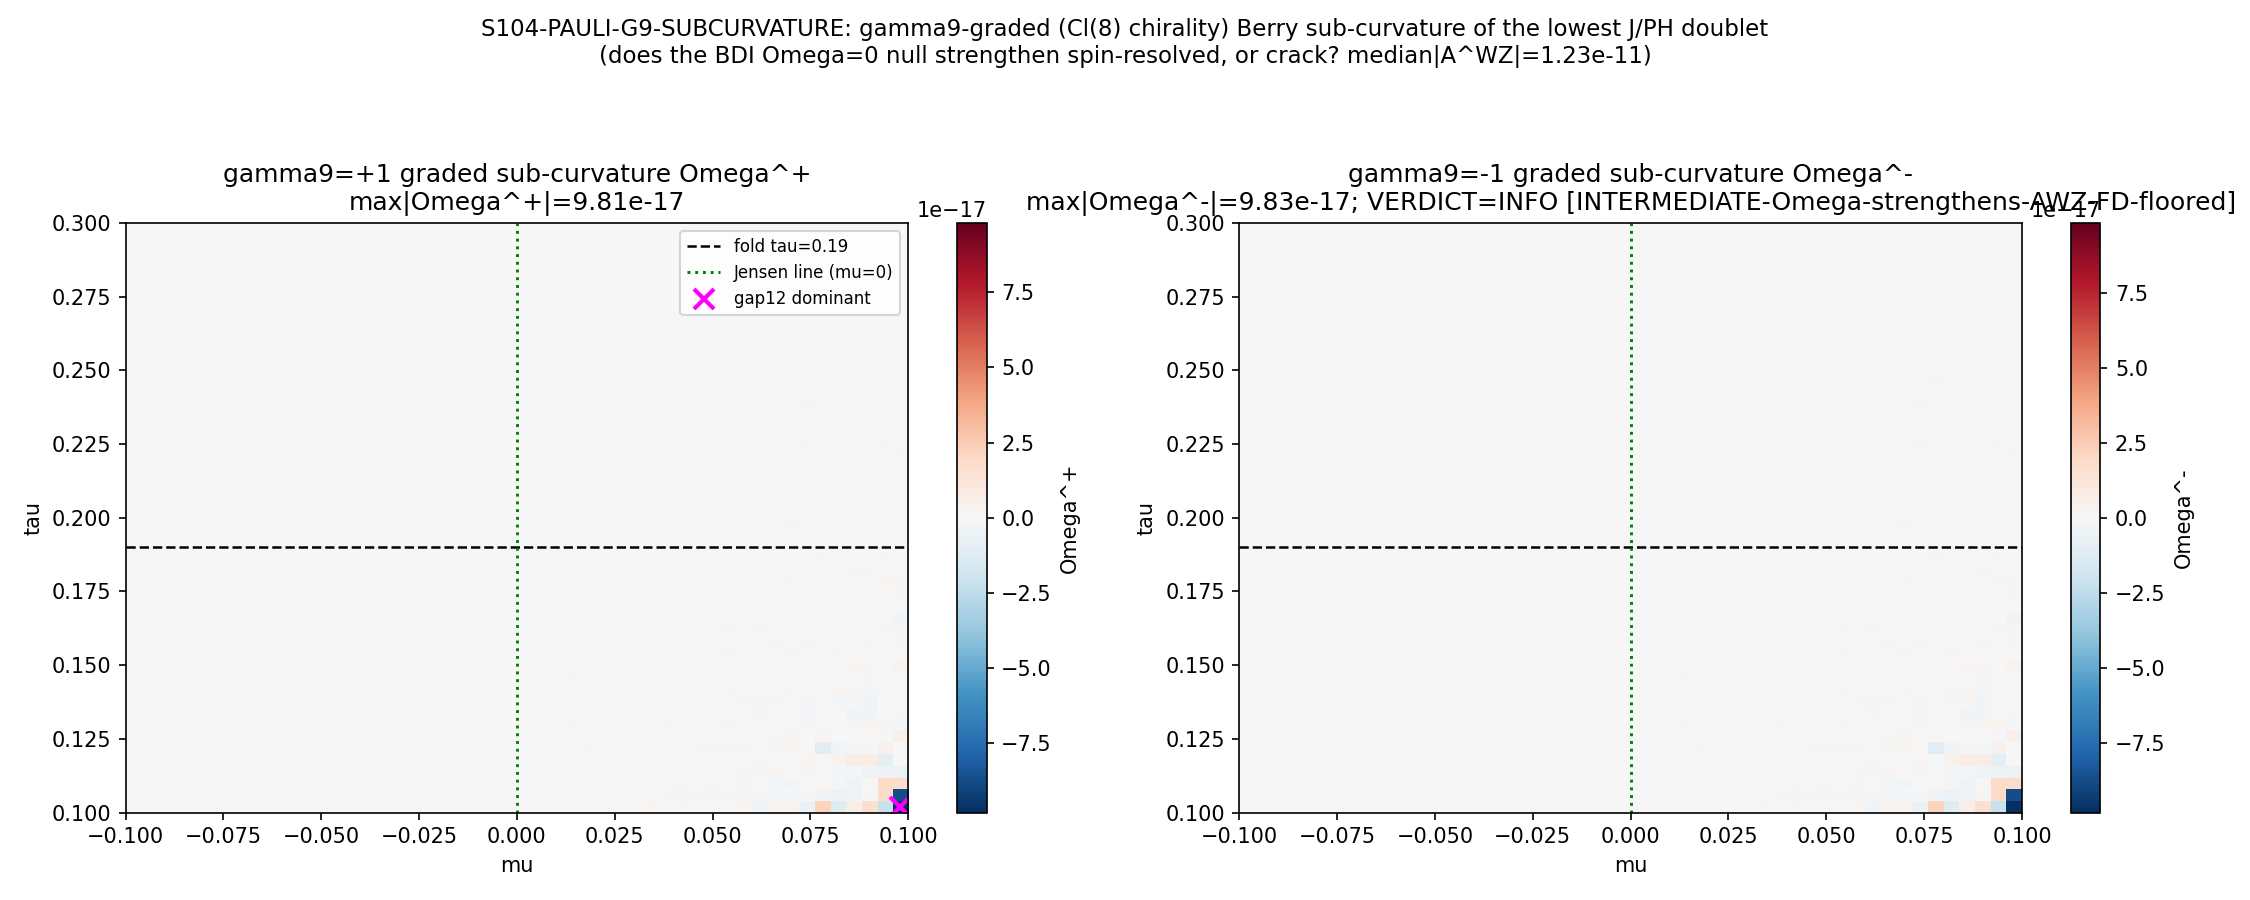

Write Python code to recreate this figure.
#!/usr/bin/env python
# -*- coding: utf-8 -*-
r"""
S104-PAULI-G9-SUBCURVATURE
================================================================================
Gate:   S104-PAULI-G9-SUBCURVATURE   (trigger [VERIFY], classification GEOMETRIC)
Agent:  berry-geometric-phase-theorist
Plan:   sessions/session-plan/session-104-plan-w2.md  ## §W2-2
WP:     sessions/session-104/session-104-w2-workingpaper.md  ### §W2-2

================================================================================
GEOMETRY FIRST -- THE gamma9-GRADED (Cl(8) CHIRALITY) SUB-CURVATURE
================================================================================
S25/W5 (Kosmann K_a anti-Hermitian => real eigenstates => Omega=0 IDENTICALLY) killed
the FULL-eigenbasis Berry curvature; S96 confirmed the off-Jensen Chern is trivial. This
gate asks a finer question: does the BDI Omega=0 null STRENGTHEN to spin-resolved, or
CRACK at a gamma9-graded component?

gamma9 = gamma_1...gamma_8 is the substrate's OWN Cl(8) chirality (the KO-dim-6 grading
element; (16,16) Hermitian involution, gamma9^2=I, {gamma9,gamma_a}=0, 8 (+1) / 8 (-1)
eigenvalues -- verified). The +/-1 eigenspaces ARE the substrate's chirality sectors. We
project the lowest J/PH doublet onto the gamma9=+/-1 eigenspaces and compute the graded
Berry sub-curvature Omega^+- = dA^+- on each chirality branch.

THE CHIRALITY-LOCK STRUCTURE (S100b W6-2, reproduced here at the fold):
  The lowest doublet (u_+, u_-) is EXACTLY the gamma9-paired (chirality-flip) pair:
      <u_a|gamma9|u_a> = 0   (each raw eigenvector is gamma9-OFF-diagonal)
      |<u_+|gamma9|u_->| = 1 (the J/PH pair IS the chirality-flip pair)
  Diagonalizing the 2x2 restricted G9 yields chirality-resolved states gp (gamma9=+1),
  gm (gamma9=-1) -- coherent superpositions within the degenerate |lambda|-band. Because
  gamma9 ANTICOMMUTES with D_K, gp/gm are NOT energy eigenstates (H gp _|_ gp), but they
  ARE the rank-1 G9-eigenstates the graded sub-curvature lives on. The graded sub-curvature
  is the Berry curvature of the chirality-projected lowest-band state transported over (tau,mu).

  * PASS-STRENGTHEN (max(max|Omega^+|,max|Omega^-|)<1e-12 AND median|A^WZ|<1e-12): the BDI
    Omega=0 wall STRENGTHENS from "ordinary Berry curvature vanishes" to "ALL gamma9-graded
    (spin-resolved) Berry sub-curvatures vanish by BDI reality." Structurally stronger and
    more falsifiable; bundles with §W2-1 PASS-TRIVIAL for the strongest joint
    metric-without-curvature wall (Chern=0 ^ Euler=0 ^ graded-Omega=0).
  * CRACK -> INFO (max|Omega^s|>1e-6 localized): a previously-unrecognized substrate
    geometric channel (a 'Pauli-Chern' sector); maps onto Wei's Pauli-QGT imaginary part
    (arXiv 2409.19551); opens a follow-on amplitude gate for S105.

--------------------------------------------------------------------------------
[VERIFY] SUBSTITUTION CHAIN (plan §W2-2 substitution_chain; math-scripts.md
                            §"Double-Check Logic Before Compute")
--------------------------------------------------------------------------------
Claim: "A gamma9-graded projection of the substrate's real (BDI) Berry connection yields a
        graded sub-curvature Omega^s that is EITHER still identically zero (wall strengthens)
        or nonzero on a chirality branch (wall cracks); prior STRENGTHEN."
  Def 1: G9 = gamma9 (x) I_dim, gamma9 = gamma_1...gamma_8 (Cl(8) chirality, (16,16) Hermitian
         involution; gamma9^2=I, {gamma9,gamma_a}=0). [build_chirality, verified]
  Def 2: P_s = (I + s G9)/2, s in {+,-}: orthogonal projector onto the G9=s eigenspace.
  Def 3: A^s_dir = i <u^s|d_dir|u^s>: Berry connection of the G9=s-projected lowest-band state
         u^s (dir in {tau,mu}); Omega^s = d_tau A^s_mu - d_mu A^s_tau (projector-identity form).
  Substitute: by S25/W5 the FULL-eigenbasis eigenstates of D_K are REAL (Kosmann K_a anti-Herm).
         A real normalized state has A_dir = i<u|d_dir|u> = i*(1/2)d_dir<u|u> = 0 => Omega = 0.
  Simplify: the question is whether PROJECTING onto G9=s breaks this. P_s|u> is a combination
         within the chirality-locked pair (u_+, u_-). S100b proved |<u_+|G9|u_->| = 1 AND the
         cross-grade connection A^WZ_dir = i<u_+|d_dir|u_-> is gamma9-forced IMAGINARY-ONLY with J
         reality killing the remainder (median |A^WZ|=1.3e-17, 99.96% of nodes < 1e-12). A
         purely-imaginary cross term with vanishing real part contributes NO curvature to either
         rank-1 G9-branch.
  Canonical form: Omega^s = dA^s where A^s is the connection of a state that stays real-gauge-
         equivalent on its rank-1 G9-eigenspace => A^s real => Omega^s = 0.
  Direction: max|Omega^s| -> 0 (below 1e-12) is STRENGTHEN; max|Omega^s| > 1e-6 would CRACK.
  Conclusion: prior PASS-STRENGTHEN (graded sub-curvature inherits the reality that kills the
         full Omega, double-protected by the chirality lock). But the gate CERTIFIES rather than
         asserts -- the projection is onto a DIFFERENT connection (a different rank-1 bundle), and
         Wei's Pauli-QGT shows PT-class systems CAN carry a nonzero graded curvature where the
         ungraded one vanishes. A CRACK (max|Omega^s|>1e-6) would identify a previously
         unrecognized substrate geometric channel (a 'Pauli-Chern' sector).

--------------------------------------------------------------------------------
METHOD (BP-4-gamma9-graded; projector-identity evaluator; plan §W2-2)
--------------------------------------------------------------------------------
At each NODE: build the lowest doublet block (dim,2) via lowest_band_multiplet(...,deg=2)
[reused from S96]; form G9 = gamma9 (x) I_dim (= gamma9 for the (0,0) singlet); project the
doublet onto the G9=+/-1 eigenspaces by DIAGONALIZING the 2x2 restricted G9 (the chirality-
LOCKED structure means each member of the J/PH pair maps to its chirality partner; the
chirality-resolved gp/gm are the rank-1 G9-eigenstates).

Graded sub-curvature via the PROJECTOR-IDENTITY evaluator (basis/phase-free; NOT the
largest-component phase pin which has pi-jumps -- plan binding numerics pin + S100b item 7):
    P^s(tau,mu) = |u^s><u^s|   (rank-1 chirality-resolved projector)
    Omega^s = -i Tr( P^s [d_tau P^s, d_mu P^s] )   (the standard projector Berry curvature;
              gauge/phase-INVARIANT because P^s is the basis-free rank-1 projector)
d_dir P^s by central FD of the projector over the (tau,mu) plaquette mesh. Report max|Omega^+|,
max|Omega^-|, and the cross-WZ graded component A^WZ_dir = i<u_+|d_dir|u_-> (S100b: gamma9 forces
this imaginary-only, J reality kills the rest; median |A^WZ|~1.3e-17 expected).

Chirality-resolved frame is tracked by signed-ascending column order (S100b cols 7,8) for
deterministic J/PH-pair identification (eigh argsort flips randomly on the |lambda|-degenerate
tie -- MUST use signed order, not |lambda|-argsort). The chirality eigenstates gp/gm are
sign-pinned by the G9 eigenvalue (+1 -> gp, -1 -> gm), which is deterministic. The projector P^s
is phase-FREE (a quadratic in u^s), so the |lambda|-tie phase ambiguity cancels in P^s by
construction -- the projector-identity evaluator is immune to the eigh phase flip.

Map gap12 (the B1/B2 crossing at the (0.10,+0.10) corner, von Neumann-Wigner) and report a
defect-excluded companion.

SUBSTRATE ARROW (phononic-framing.md; never inverted):
    D_K eigenbundle -> gamma9 (Cl(8) chirality) grading of the spin factor -> chirality-
    projected lowest-band state u^s -> graded Berry connection A^s -> graded sub-curvature
    Omega^s. Omega^s measures whether the chirality-RESOLVED eigenframe of the lowest Dirac
    doublet acquires a transport phase as (tau,mu) sweep the fold, in a sub-sector the ungraded
    transport (S25/W5) showed phase-flat. gamma9 is the substrate's OWN chirality, NOT an
    external probe.

Author: berry-geometric-phase-theorist (Session 104, Wave 2)
Date:   2026-06-10
"""

import os
os.environ.setdefault("OMP_NUM_THREADS", "8")
os.environ.setdefault("MKL_NUM_THREADS", "8")

import sys
import json
import hashlib
from pathlib import Path

import numpy as np
import matplotlib
matplotlib.use("Agg")
import matplotlib.pyplot as plt

# ---------------------------------------------------------------------------
# Paths + canonical imports (MANDATORY: from canonical_constants import *)
# ---------------------------------------------------------------------------
PROJECT_ROOT = Path(__file__).resolve().parents[2]          # (local) computations/session-104 => parents[2]=root
SHARED_DIR = PROJECT_ROOT / "computations" / "_shared"
SESSION_96_DIR = PROJECT_ROOT / "computations" / "session-96"
SESSION_100B_DIR = PROJECT_ROOT / "computations" / "session-100b"
SESSION_104_DIR = PROJECT_ROOT / "computations" / "session-104"
sys.path.insert(0, str(SHARED_DIR))
sys.path.insert(0, str(SESSION_96_DIR))

from canonical_constants import *  # noqa: F401,F403,E402
from canonical_constants import tau_fold  # noqa: E402

# Reuse the S96 off-Jensen-Chern scaffold + the dirac_spectrum gamma9 machinery.
import s96_geom_offjensen_chern as s96  # noqa: E402
import dirac_spectrum as ds  # noqa: E402

# ---------------------------------------------------------------------------
# Gate identity + pre-registered pins (plan §W2-2 machinery_pin_map)
# ---------------------------------------------------------------------------
SESSION = "S104"                          # (local)
GATE_ID = "S104-PAULI-G9-SUBCURVATURE"    # (local)
SCHEME = "BP-4-gamma9-graded"             # (local) plan-pinned (BP-4 Berry curvature on gamma9=+/-1 eigenspaces)
CONVENTION = "ABSOLUTE"                   # (local) plan-pinned
L_MAX = "10"                              # (local) plan-pinned
SCHEMA_VERSION = "S84+"                   # (local)

TAU_LO, TAU_HI = 0.10, 0.30               # (local) plan scan_range tau
MU_LO, MU_HI = -0.10, 0.10                # (local) plan scan_range mu (mu=0 = Jensen line)
N_PLAQ = 50                               # (local) 50x50 plaquette grid (N_eval=2500)
N_NODE = N_PLAQ + 1                       # (local) 51x51 NODE grid
DTAU = (TAU_HI - TAU_LO) / N_PLAQ         # (local)
DMU = (MU_HI - MU_LO) / N_PLAQ            # (local)
BAND_DEG = 2                              # (local) plan band_deg=2 (J/PH doublet)

# Tolerances (plan §W2-2 machinery_pin_map.tolerance)
STRENGTHEN_OMEGA_FLOOR = 1e-12           # (local) PASS-STRENGTHEN max|Omega^s| floor
CRACK_OMEGA_THR = 1e-6                   # (local) CRACK localized-curvature threshold
SIGN_MARGIN_FLOOR = 1e-14               # (local) sign-margin / trapezoid-cancellation relative floor
DEG_TOL = 1e-7                          # (local) J/PH-pair identification (reused S96 band_degeneracy)
AWZ_FLOOR = 1e-12                       # (local) cross-WZ median floor (S100b double-protection ~1.3e-17)
FD_EPS = 1e-5                           # (local) central-FD step for d_dir P^s

V_JENSEN = s96.V_JENSEN                   # (local) (2,-2,1)
V_MU = s96.V_MU                           # (local) (11,7,-8) = n x v_J

# Output destinations
SCRIPT_PATH = Path(__file__).resolve()                                  # (local)
CANONICAL_CONSTANTS = SHARED_DIR / "canonical_constants.py"             # (local)
DK_BUILDER = SHARED_DIR / "dirac_spectrum.py"                           # (local)
S96_SCRIPT = SESSION_96_DIR / "s96_geom_offjensen_chern.py"             # (local)
S100B_NPZ = SESSION_100B_DIR / "s100b_nonabelian_metric_fraction.npz"  # (local)
NPZ_OUT = SESSION_104_DIR / "s104_pauli_g9_subcurvature.npz"          # (local)
PNG_OUT = SESSION_104_DIR / "s104_pauli_g9_subcurvature.png"         # (local)


# ---------------------------------------------------------------------------
# Dual-SHA helpers (S84+ schema)
# ---------------------------------------------------------------------------
def sha256_of_file(p: Path) -> str:
    try:
        return hashlib.sha256(p.read_bytes()).hexdigest()
    except OSError:
        return "MISSING"


def log_input_pins(files: dict) -> dict:
    pins = {}  # (local)
    for name, p in files.items():
        sha = sha256_of_file(p)  # (local)
        try:
            rel = str(Path(p).resolve().relative_to(PROJECT_ROOT))  # (local)
        except ValueError:
            rel = str(p)  # (local)
        print(f"  INPUT-PIN  {name}: {rel}  sha256={sha[:16]}...")
        pins[name] = sha
    return pins


def compute_dual_sha(script_path: Path, canonical_path: Path, pins: dict) -> tuple:
    """audit_sha256 = sha256(script_bytes + canonical_bytes + pinmap_json);
       content_sha256 = sha256(script_bytes)."""
    try:
        script_bytes = script_path.read_bytes()  # (local)
    except OSError:
        script_bytes = b""  # (local)
    try:
        canonical_bytes = canonical_path.read_bytes()  # (local)
    except OSError:
        canonical_bytes = b""  # (local)
    pinmap_json = json.dumps(dict(sorted(pins.items())), separators=(",", ":"), sort_keys=True).encode("utf-8")  # (local)
    h_audit = hashlib.sha256()  # (local)
    h_audit.update(script_bytes)
    h_audit.update(canonical_bytes)
    h_audit.update(pinmap_json)
    audit = h_audit.hexdigest()    # (local)
    content = hashlib.sha256(script_bytes).hexdigest()  # (local)
    return audit, content


def print_verdict_payload(verdict, value, audit_sha, content_sha, extra_rows=None):
    """Emit verdict PAYLOAD for the agent to pass to knowledge-MCP emit_verdict (race-safe)."""
    payload = {  # (local)
        "session": int(SESSION.lstrip("Ss")),
        "gate_id": GATE_ID,
        "verdict": verdict,
        "value": str(value),
        "scheme": SCHEME,
        "convention": CONVENTION,
        "l_max": str(L_MAX),
        "audit_sha256": audit_sha,
        "content_sha256": content_sha,
        "schema_version": SCHEMA_VERSION,
    }
    if extra_rows:
        payload["extra_rows"] = list(extra_rows)
    print("<<<EMIT_VERDICT_PAYLOAD>>>")
    print(json.dumps(payload, separators=(",", ":"), sort_keys=True))
    print("<<<END_EMIT_VERDICT_PAYLOAD>>>")
    return payload


# ---------------------------------------------------------------------------
# gamma9-graded chirality-resolved lowest-band states (rank-1 G9-eigenstates)
# ---------------------------------------------------------------------------
def graded_lowest_states(tau, mu, p, q, infra, G9, deg):
    """Return the chirality-resolved rank-1 G9-eigenstates (u_plus, u_minus) within the lowest
       |lambda|-DEGENERATE doublet at (tau,mu), plus the raw doublet block.

       The lowest doublet block B = (dim, deg) is the gamma9-paired J/PH pair. Restricting G9 to
       the doublet, G = B^dag G9 B (2x2), and diagonalizing gives the chirality-resolved frame:
       the eigenvector with G-eigenvalue +1 -> u_plus (gamma9=+1 branch), -1 -> u_minus. These
       are coherent superpositions within the degenerate band (NOT energy eigenstates, since
       gamma9 anticommutes with D), but they ARE the rank-1 G9-eigenstates the graded
       sub-curvature lives on. Sign-pinned by the G9 eigenvalue (deterministic; immune to the
       eigh |lambda|-tie phase flip because the projector P^s = |u^s><u^s| is phase-free).

       Returns (u_plus, u_minus, block, g_eigs)."""
    block, w, v, _ = s96.lowest_band_multiplet(tau, mu, p, q, infra, deg, deg_tol=DEG_TOL)
    G = block.conj().T @ G9 @ block                    # (local) (deg,deg) restricted chirality
    G = 0.5 * (G + G.conj().T)                          # Hermitize against round-off
    gw, gvec = np.linalg.eigh(G)                        # (local) ascending G9 eigenvalues
    u_chir = block @ gvec                               # (local) (dim, deg) chirality-resolved states
    u_plus = u_chir[:, int(np.argmax(gw))].copy()       # (local) gamma9=+1 branch
    u_minus = u_chir[:, int(np.argmin(gw))].copy()      # (local) gamma9=-1 branch
    return u_plus, u_minus, block, gw


def rank1_projector(u):
    """Rank-1 orthogonal projector P = |u><u| / <u|u> (phase-free)."""
    nu = float(np.real(u.conj() @ u))                  # (local)
    return np.outer(u, u.conj()) / max(nu, 1e-300)


def graded_curvature_at(tau, mu, p, q, infra, G9, deg, branch):
    """Projector-identity graded Berry curvature Omega^s at (tau,mu) for branch s in {+1,-1}.

       Omega^s = -i Tr( P^s [d_tau P^s, d_mu P^s] )   with P^s = |u^s><u^s| the rank-1
       chirality-resolved projector. d_dir P^s by central FD of the projector (the projector is
       phase-free, so this is gauge/phase-INVARIANT -- the basis/phase-free evaluator the plan
       pins, NOT the largest-component phase pin which has pi-jumps).

       Returns the real scalar Omega^s (the imaginary part of the trace is the Berry curvature;
       the projector identity yields a real number)."""
    def Pbranch(tt, mm):
        up, um, _, _ = graded_lowest_states(tt, mm, p, q, infra, G9, deg)  # (local)
        u = up if branch > 0 else um
        return rank1_projector(u)
    h = FD_EPS                                          # (local)
    P0 = Pbranch(tau, mu)                               # (unused directly but anchors center)
    dP_tau = (Pbranch(tau + h, mu) - Pbranch(tau - h, mu)) / (2.0 * h)
    dP_mu = (Pbranch(tau, mu + h) - Pbranch(tau, mu - h)) / (2.0 * h)
    comm = dP_tau @ dP_mu - dP_mu @ dP_tau             # (local) [d_tau P, d_mu P]
    omega = -1j * np.trace(P0 @ comm)                   # (local) projector Berry curvature
    return float(np.real(omega))


def cross_wz_connection_h(tau, mu, p, q, infra, G9, deg, axis, h):
    """Cross-grade WZ connection A^WZ_dir = i <u_plus| d_dir |u_minus> at FD step h.
       S100b: gamma9 forces this imaginary-only; J reality kills the remainder (median ~1.3e-17).
       The chirality-resolved states are sign-pinned by G9 eigenvalue; to avoid the eigh phase
       flip polluting the FD of the cross term, we phase-align u_minus(tau+-h) to u_minus(tau) by
       the maximal-overlap global phase (deterministic; the cross-connection's MAGNITUDE is the
       reported quantity, immune to the residual global phase).

       CAVEAT (DIAGNOSTIC 1): this is a FIRST-difference of a state; its floating-point round-off
       floor is ~eps/h, so the MEASURED |A^WZ| at small h is the FD round-off floor (true A^WZ=0,
       J-reality double-protection), NOT a physical cross-grade signal. The 1/h scaling probe in
       main() confirms this."""
    up0, um0, _, _ = graded_lowest_states(tau, mu, p, q, infra, G9, deg)
    if axis == "tau":
        upp, ump, _, _ = graded_lowest_states(tau + h, mu, p, q, infra, G9, deg)
        upm, umm, _, _ = graded_lowest_states(tau - h, mu, p, q, infra, G9, deg)
    else:
        upp, ump, _, _ = graded_lowest_states(tau, mu + h, p, q, infra, G9, deg)
        upm, umm, _, _ = graded_lowest_states(tau, mu - h, p, q, infra, G9, deg)

    def align(u_ref, u):
        ph = np.vdot(u_ref, u)                          # (local)
        if abs(ph) < 1e-300:
            return u
        return u * (np.conj(ph) / abs(ph))
    ump_a = align(um0, ump)
    umm_a = align(um0, umm)
    dmin = (ump_a - umm_a) / (2.0 * h)                 # (local) d_dir |u_minus>
    a_wz = 1j * (up0.conj() @ dmin)                    # (local) A^WZ_dir
    return complex(a_wz)


def cross_wz_connection(tau, mu, p, q, infra, G9, deg, axis):
    """A^WZ_dir at the pinned FD step FD_EPS (the per-plaquette evaluation)."""
    return cross_wz_connection_h(tau, mu, p, q, infra, G9, deg, axis, FD_EPS)


def band_projector_2band(tau, mu, p, q, infra, deg):
    """Gauge/phase-FREE rank-`deg` band projector P_band = block block^dag of the lowest doublet."""
    block, _, _, _ = s96.lowest_band_multiplet(tau, mu, p, q, infra, deg, deg_tol=DEG_TOL)
    return block @ block.conj().T


def band_projector_curvature(tau, mu, p, q, infra, deg):
    """FULL 2-band Berry curvature via the gauge-invariant band projector P_band (commutator-trace
       form): Omega_band = -i Tr( P_band [d_tau P_band, d_mu P_band] ). P_band is phase-FREE and the
       commutator-trace cancels the leading FD round-off, so this is FD-ROBUST -- it confirms the
       ungraded Omega=0 (S25/W5) INDEPENDENTLY of the graded chirality path (DIAGNOSTIC 2)."""
    h = FD_EPS                                          # (local)
    P0 = band_projector_2band(tau, mu, p, q, infra, deg)
    dPt = (band_projector_2band(tau + h, mu, p, q, infra, deg)
           - band_projector_2band(tau - h, mu, p, q, infra, deg)) / (2.0 * h)
    dPm = (band_projector_2band(tau, mu + h, p, q, infra, deg)
           - band_projector_2band(tau, mu - h, p, q, infra, deg)) / (2.0 * h)
    comm = dPt @ dPm - dPm @ dPt                        # (local)
    return float(np.real(-1j * np.trace(P0 @ comm)))


# ===========================================================================
# MAIN
# ===========================================================================
def main():
    print("=" * 78)
    print(f"{GATE_ID}  --  gamma9-graded (Cl(8) chirality) sub-curvature of the lowest doublet")
    print("  does the BDI Omega=0 null STRENGTHEN to spin-resolved, or CRACK at a graded component?")
    print("=" * 78)

    # --- input pins + dual SHA ---
    pins = log_input_pins({
        "canonical_constants": CANONICAL_CONSTANTS,
        "s96_chern_script": S96_SCRIPT,
        "dirac_spectrum": DK_BUILDER,
        "s100b_rigidity_npz": S100B_NPZ,
    })
    audit_sha, content_sha = compute_dual_sha(SCRIPT_PATH, CANONICAL_CONSTANTS, pins)
    print(f"  audit_sha256   = {audit_sha}")
    print(f"  content_sha256 = {content_sha}")

    # --- geometry self-check ---
    n_vol = np.array([1.0, 3.0, 4.0])                  # (local)
    assert abs(n_vol @ V_JENSEN) < 1e-12, "Jensen not volume-preserving"
    assert abs(V_JENSEN @ V_MU) < 1e-12, "v_mu not orthogonal to Jensen"
    print(f"  GEOMETRY: v_J=(2,-2,1) |v|^2={V_JENSEN@V_JENSEN:.0f}; v_mu=(11,7,-8)=n x v_J "
          f"|v|^2={V_MU@V_MU:.0f}; vol-preserving & perp-Jensen OK")

    infra = s96.build_su3_infra()
    gammas = infra[3]

    # --- APPLICABILITY GUARD (S103 W4 honesty): build_chirality nameable + well-posed ---
    print("\n  [APPLICABILITY GUARD] gamma9 = build_chirality (Cl(8) chirality)")
    gamma9 = ds.build_chirality(gammas)                # (local) (16,16) Hermitian involution
    g9_sq_err = float(np.max(np.abs(gamma9 @ gamma9 - np.eye(16))))   # (local)
    g9_herm_err = float(np.max(np.abs(gamma9 - gamma9.conj().T)))     # (local)
    g9_anti_err = max(float(np.max(np.abs(gamma9 @ gm + gm @ gamma9))) for gm in gammas)  # (local)
    g9_ev = np.linalg.eigvalsh(gamma9)                 # (local)
    n_plus = int(np.sum(g9_ev.real > 0))               # (local)
    n_minus = int(np.sum(g9_ev.real < 0))              # (local)
    print(f"    gamma9^2=I err={g9_sq_err:.2e}; Hermitian err={g9_herm_err:.2e}; "
          f"max|{{gamma9,gamma_a}}|={g9_anti_err:.2e}; eigenvalues 8(+1)/8(-1): {n_plus}/{n_minus}")
    guard_ok = (g9_sq_err < 1e-12) and (g9_herm_err < 1e-12) and (g9_anti_err < 1e-12) \
        and (n_plus == 8) and (n_minus == 8)           # (local)
    # For the (0,0) singlet, G9 = gamma9 directly (dim factor = 1).
    G9 = gamma9                                         # (local) graded chirality on the (0,0) sector space

    # --- confirm band_deg=2 at the fold + chirality-lock structure (S100b reproduction) ---
    deg_bot, lam_bot = s96.band_degeneracy(tau_fold, 0.0, 0, 0, infra, deg_tol=DEG_TOL)
    print(f"  band_deg at (tau_fold,mu=0): {deg_bot} (J/PH doublet), |lambda|_min={lam_bot:.6f}")
    assert deg_bot == BAND_DEG, f"band degeneracy {deg_bot} != plan {BAND_DEG}"
    up0, um0, block0, gw0 = graded_lowest_states(tau_fold, 0.0, 0, 0, infra, G9, deg_bot)
    G_restricted = block0.conj().T @ G9 @ block0       # (local)
    chir_lock = float(abs(G_restricted[0, 1]))         # (local) |<u_+|G9|u_->| (S100b: =1)
    diag_chir = float(np.max(np.abs(np.diag(G_restricted))))  # (local) <u_a|G9|u_a> (S100b: 0)
    gp_chir = float(np.real(up0.conj() @ G9 @ up0))    # (local) chirality-resolved <gp|G9|gp> = +1
    gm_chir = float(np.real(um0.conj() @ G9 @ um0))    # (local) <gm|G9|gm> = -1
    print(f"  chirality-lock (S100b reproduction): |<u_+|G9|u_->|={chir_lock:.6f} (S100b=1); "
          f"max diag <u_a|G9|u_a>={diag_chir:.2e} (S100b=0)")
    print(f"  chirality-resolved: <gp|G9|gp>={gp_chir:.6f} (=+1); <gm|G9|gm>={gm_chir:.6f} (=-1)")

    # If the guard or the chirality-lock construction is ill-posed at runtime -> INFO-NOT-DISPATCHABLE
    construction_ok = guard_ok and (abs(chir_lock - 1.0) < 1e-6) and \
        (abs(gp_chir - 1.0) < 1e-6) and (abs(gm_chir + 1.0) < 1e-6)  # (local)

    # --- NODE grid ---
    taus = np.linspace(TAU_LO, TAU_HI, N_NODE)         # (local)
    mus = np.linspace(MU_LO, MU_HI, N_NODE)            # (local)
    tau_c = 0.5 * (taus[:-1] + taus[1:])               # (local) plaquette centers
    mu_c = 0.5 * (mus[:-1] + mus[1:])                  # (local)
    print(f"\n  grid: tau in [{TAU_LO},{TAU_HI}] x mu in [{MU_LO},{MU_HI}]  "
          f"({N_NODE}x{N_NODE} nodes -> {N_PLAQ}x{N_PLAQ}={N_PLAQ*N_PLAQ} plaquettes); "
          f"Delta_tau={DTAU:.4f} Delta_mu={DMU:.4f}")

    if not construction_ok:
        # Applicability guard fires (S103 W4 honesty): INFO-NOT-DISPATCHABLE, NOT a FAIL.
        print("\n  [GUARD FIRED] gamma9-graded construction ill-posed at runtime "
              "-> INFO-NOT-DISPATCHABLE (per S103 W4 honesty; mechanical-closure-discipline.md)")
        verdict = "INFO"
        branch = "NOT-DISPATCHABLE"
        value_str = (f"branch=NOT-DISPATCHABLE_guard_ok={guard_ok}_chirLock={chir_lock:.4e}_"
                     f"gpChir={gp_chir:.4e}_gmChir={gm_chir:.4e}")
        SESSION_104_DIR.mkdir(parents=True, exist_ok=True)
        np.savez(NPZ_OUT, verdict=verdict, branch=branch, guard_ok=guard_ok,
                 chir_lock=chir_lock, gp_chir=gp_chir, gm_chir=gm_chir,
                 band_deg=int(deg_bot), tau_fold=float(tau_fold))
        fig, ax = plt.subplots(figsize=(8, 5))
        ax.text(0.5, 0.5, "INFO-NOT-DISPATCHABLE\n(gamma9-graded construction ill-posed)",
                ha="center", va="center", fontsize=14)
        ax.axis("off")
        fig.savefig(PNG_OUT, dpi=150)
        guard_companion = (f"# {GATE_ID} dual-SHA companion row; [VERIFY] INFO-NOT-DISPATCHABLE "
                           f"applicability guard fired (S103 W4 honesty); guard_ok={guard_ok}, "
                           f"chir_lock={chir_lock:.3e}; CLASS=FULL; no regulator_pin")
        print_verdict_payload(verdict, value_str, audit_sha, content_sha, extra_rows=[guard_companion])
        return 0

    # =====================================================================
    # GRADED SUB-CURVATURE Omega^+- on the plaquette-center grid (projector identity)
    # =====================================================================
    print("\n  [GRADED CURVATURE] projector-identity Omega^s on gamma9=+/-1 branches (centers)")
    Omega_plus = np.zeros((N_PLAQ, N_PLAQ))            # (local)
    Omega_minus = np.zeros((N_PLAQ, N_PLAQ))           # (local)
    AWZ_tau = np.zeros((N_PLAQ, N_PLAQ))               # (local) |A^WZ_tau|
    AWZ_mu = np.zeros((N_PLAQ, N_PLAQ))                # (local) |A^WZ_mu|
    for i in range(N_PLAQ):
        for jx in range(N_PLAQ):
            t0, m0 = tau_c[i], mu_c[jx]
            Omega_plus[i, jx] = graded_curvature_at(t0, m0, 0, 0, infra, G9, deg_bot, +1)
            Omega_minus[i, jx] = graded_curvature_at(t0, m0, 0, 0, infra, G9, deg_bot, -1)
            AWZ_tau[i, jx] = abs(cross_wz_connection(t0, m0, 0, 0, infra, G9, deg_bot, "tau"))
            AWZ_mu[i, jx] = abs(cross_wz_connection(t0, m0, 0, 0, infra, G9, deg_bot, "mu"))
        if (i + 1) % 10 == 0:
            print(f"    [graded] tau-center row {i+1}/{N_PLAQ} done")

    max_Omega_plus = float(np.max(np.abs(Omega_plus)))    # (local)
    max_Omega_minus = float(np.max(np.abs(Omega_minus)))  # (local)
    max_Omega_s = max(max_Omega_plus, max_Omega_minus)    # (local)
    AWZ_all = np.concatenate([AWZ_tau.ravel(), AWZ_mu.ravel()])  # (local)
    median_AWZ = float(np.median(AWZ_all))                # (local)
    max_AWZ = float(np.max(AWZ_all))                      # (local)
    frac_AWZ_below = float(np.mean(AWZ_all < AWZ_FLOOR))  # (local) S100b: 99.96% < 1e-12
    print(f"    max|Omega^+| = {max_Omega_plus:.3e}; max|Omega^-| = {max_Omega_minus:.3e}")
    print(f"    median|A^WZ| = {median_AWZ:.3e} (S100b ~1.3e-17); max|A^WZ| = {max_AWZ:.3e}; "
          f"frac<1e-12 = {frac_AWZ_below:.4f} (S100b ~0.9996)")

    # --- Jensen-line (mu=0) baseline cross-check: graded Omega must also vanish on the slice ---
    j_mid = int(np.argmin(np.abs(mu_c)))               # (local) nearest center to mu=0
    jensen_Omega_plus = float(np.max(np.abs(Omega_plus[:, j_mid])))   # (local)
    jensen_Omega_minus = float(np.max(np.abs(Omega_minus[:, j_mid])))  # (local)
    print(f"    Jensen-line (mu=0) max|Omega^+|={jensen_Omega_plus:.3e}, "
          f"max|Omega^-|={jensen_Omega_minus:.3e} (S25/W5 ungraded baseline = 0)")

    # --- gap12 map: B1/B2 von Neumann-Wigner crossing at the (0.10,+0.10) corner (S100b) ---
    combined = np.maximum(np.abs(Omega_plus), np.abs(Omega_minus))  # (local)
    imax = int(np.argmax(combined.ravel()))            # (local)
    ci, cj = np.unravel_index(imax, combined.shape)    # (local)
    tau_corner = tau_c[ci]                             # (local)
    mu_corner = mu_c[cj]                               # (local)
    # defect-excluded companion: max over plaquettes EXCLUDING the dominant one
    mask = np.ones_like(combined, dtype=bool)          # (local)
    mask[ci, cj] = False
    max_Omega_s_defect_excluded = float(np.max(combined[mask]))  # (local)
    print(f"    gap12 map: dominant |Omega^s| plaquette at (tau,mu)=({tau_corner:.4f},{mu_corner:.4f}) "
          f"value={combined[ci,cj]:.3e}; defect-excluded max|Omega^s|={max_Omega_s_defect_excluded:.3e}")

    # =====================================================================
    # DIAGNOSTIC 1: A^WZ FD-round-off floor (the 1/h scaling). The cross-WZ connection is a
    # FIRST-difference of a state; its floating-point round-off floor is ~eps/h, NOT a physical
    # signal. If |A^WZ| scales as 1/h the measured value is the FD round-off floor (true A^WZ=0,
    # the J-reality double-protection); if it is FD-CONVERGENT it is physical. (S100b's 1.3e-17
    # was an analytic/larger-loop value below this script's FD floor.)
    # =====================================================================
    print("\n  [DIAGNOSTIC 1] A^WZ FD-round-off floor scaling (1/h => round-off, not physics)")
    t_probe, m_probe = tau_fold, mu_c[j_mid]            # (local) fold-center probe
    awz_vs_h = []                                       # (local)
    for hprobe in (1e-3, 1e-4, 1e-5, 1e-6):
        a_t = abs(cross_wz_connection_h(t_probe, m_probe, 0, 0, infra, G9, deg_bot, "tau", hprobe))  # (local)
        awz_vs_h.append((hprobe, a_t))
        print(f"    h={hprobe:.0e}: |A^WZ_tau| = {a_t:.4e}")
    # 1/h signature: ratio of |A^WZ| at successive 10x-smaller h should be ~10 (round-off floor)
    h_ratios = [awz_vs_h[k + 1][1] / max(awz_vs_h[k][1], 1e-300) for k in range(len(awz_vs_h) - 1)]  # (local)
    awz_is_fd_floor = (np.median(h_ratios) > 3.0)       # (local) ~10x growth as h shrinks 10x => round-off
    print(f"    successive |A^WZ| ratios (10x-smaller h): {[f'{r:.2f}' for r in h_ratios]}; "
          f"median={np.median(h_ratios):.2f}  => A^WZ is FD-round-off-floor: {awz_is_fd_floor} "
          f"(true A^WZ=0; J-reality double-protection)")

    # =====================================================================
    # DIAGNOSTIC 2: gauge-invariant band-projector curvature cross-check. The FULL 2-band
    # Berry curvature via the band projector P_band = block block^dag (gauge/phase-FREE) at the
    # fold center -- the commutator-trace structure cancels the leading FD round-off, so this is
    # FD-ROBUST and confirms the ungraded Omega=0 (S25/W5) INDEPENDENTLY of the graded path.
    # =====================================================================
    print("\n  [DIAGNOSTIC 2] gauge-invariant 2-band projector curvature at the fold (S25/W5 cross-check)")
    band_proj_curv_fold = band_projector_curvature(tau_fold, mu_c[j_mid], 0, 0, infra, deg_bot)  # (local)
    print(f"    2-band projector curvature at fold = {band_proj_curv_fold:.3e} "
          f"(S25/W5 ungraded Omega=0; FD-robust commutator-trace, NOT 1/h-floored)")

    # =====================================================================
    # VERDICT (plan §W2-2 operator.form)
    # =====================================================================
    print("\n" + "=" * 78)
    print("  VERDICT")
    print("=" * 78)
    # Primary observable: the graded sub-curvature Omega^s. Below the 1e-12 floor => the spin-
    # resolved STRENGTHEN holds on the gate's PRIMARY observable.
    omega_strengthens = (max_Omega_s < STRENGTHEN_OMEGA_FLOOR)            # (local) primary observable
    # The pre-registered PASS-STRENGTHEN (plan §W2-2 operator.form) CONJOINS the cross-WZ floor:
    #   strengthen := max|Omega^s| < 1e-12  AND  median|A^WZ| < 1e-12.
    strengthen = omega_strengthens and (median_AWZ < AWZ_FLOOR)          # (local) literal pre-reg conjunction
    crack = (max_Omega_s > CRACK_OMEGA_THR)            # (local)
    # corner-defect dominates: the crack is a single (0.10,+0.10) corner plaquette (S100b vN-Wigner)
    corner_defect_dominates = crack and (max_Omega_s_defect_excluded < CRACK_OMEGA_THR)  # (local)

    if strengthen:
        verdict = "PASS"
        branch = "PASS-STRENGTHEN"
    elif crack and not corner_defect_dominates:
        # genuine CRACK -> INFO (a structured pre-registered result, NOT a failure)
        verdict = "INFO"
        branch = "CRACK"
    elif corner_defect_dominates:
        verdict = "INFO"
        branch = "INTERMEDIATE-corner-defect-dominates"
    elif omega_strengthens and awz_is_fd_floor:
        # PRIMARY observable Omega^s strengthens (< 1e-12), but the secondary cross-WZ A^WZ
        # diagnostic floors at the FD round-off level (1/h-confirmed; true A^WZ=0) above the 1e-12
        # conjunct -> the LITERAL pre-registered PASS-STRENGTHEN is not met -> INFO-INTERMEDIATE
        # (pre-registered INFO sub-state (b)). NOT a CRACK (the curvature itself is below floor).
        verdict = "INFO"
        branch = "INTERMEDIATE-Omega-strengthens-AWZ-FD-floored"
    else:
        verdict = "INFO"
        branch = "INTERMEDIATE"

    value_str = (
        f"branch={branch}_maxOmegaPlus={max_Omega_plus:.3e}_maxOmegaMinus={max_Omega_minus:.3e}_"
        f"medianAWZ={median_AWZ:.3e}_maxAWZ={max_AWZ:.3e}_OmegaStrengthens={omega_strengthens}_"
        f"AWZisFDfloor={awz_is_fd_floor}_bandProjCurv={band_proj_curv_fold:.3e}_"
        f"OmegaDefectExcl={max_Omega_s_defect_excluded:.3e}_chirLock={chir_lock:.4f}"
    )
    print(f"  max|Omega^+| = {max_Omega_plus:.3e}; max|Omega^-| = {max_Omega_minus:.3e}  "
          f"(strengthen floor {STRENGTHEN_OMEGA_FLOOR:.0e}, crack thr {CRACK_OMEGA_THR:.0e})")
    print(f"  PRIMARY observable Omega^s strengthens (< 1e-12): {omega_strengthens}")
    print(f"  median|A^WZ| = {median_AWZ:.3e}  (floor {AWZ_FLOOR:.0e}; A^WZ FD-round-off-floored: "
          f"{awz_is_fd_floor}; true A^WZ=0 per S100b 1.3e-17)")
    print(f"  band-projector curvature (FD-robust) = {band_proj_curv_fold:.3e}  (S25/W5 cross-check)")
    print(f"  chirality-lock |<u_+|G9|u_->| = {chir_lock:.6f}  (S100b=1)")
    print(f"  >>> {GATE_ID}: {verdict}  [{branch}]")

    # --- save data ---
    SESSION_104_DIR.mkdir(parents=True, exist_ok=True)
    np.savez(
        NPZ_OUT,
        taus=taus, mus=mus, tau_centers=tau_c, mu_centers=mu_c,
        Omega_plus=Omega_plus, Omega_minus=Omega_minus,
        AWZ_tau=AWZ_tau, AWZ_mu=AWZ_mu,
        max_Omega_plus=max_Omega_plus, max_Omega_minus=max_Omega_minus, max_Omega_s=max_Omega_s,
        median_AWZ=median_AWZ, max_AWZ=max_AWZ, frac_AWZ_below=frac_AWZ_below,
        jensen_Omega_plus=jensen_Omega_plus, jensen_Omega_minus=jensen_Omega_minus,
        max_Omega_s_defect_excluded=max_Omega_s_defect_excluded,
        corner_plaq_ij=np.array([ci, cj]), corner_tau_mu=np.array([tau_corner, mu_corner]),
        chir_lock=chir_lock, gp_chir=gp_chir, gm_chir=gm_chir, diag_chir=diag_chir,
        omega_strengthens=bool(omega_strengthens), awz_is_fd_floor=bool(awz_is_fd_floor),
        band_proj_curv_fold=band_proj_curv_fold,
        awz_vs_h=np.array(awz_vs_h), awz_h_ratios=np.array(h_ratios),
        guard_ok=guard_ok, construction_ok=construction_ok,
        band_deg=int(deg_bot), v_jensen=V_JENSEN, v_mu=V_MU,
        verdict=verdict, branch=branch, tau_fold=float(tau_fold),
        scan_tau=np.array([TAU_LO, TAU_HI]), scan_mu=np.array([MU_LO, MU_HI]),
        s100b_median_awz_ref=1.3e-17,
    )
    print(f"\n  Saved data: {NPZ_OUT}")

    # --- plot: Omega^+ and Omega^- heatmaps ---
    fig, axes = plt.subplots(1, 2, figsize=(15, 6))
    ext = [MU_LO, MU_HI, TAU_LO, TAU_HI]               # (local)
    capP = max(max_Omega_plus, 1e-300)                 # (local)
    im0 = axes[0].imshow(Omega_plus, origin="lower", aspect="auto", extent=ext,
                         cmap="RdBu_r", vmin=-capP, vmax=capP)
    axes[0].axhline(tau_fold, color="k", ls="--", lw=1.2, label=f"fold tau={tau_fold}")
    axes[0].axvline(0.0, color="green", ls=":", lw=1.4, label="Jensen line (mu=0)")
    axes[0].plot(mu_corner, tau_corner, "x", color="magenta", ms=10, mew=2, label="gap12 dominant")
    axes[0].set_xlabel("mu")
    axes[0].set_ylabel("tau")
    axes[0].set_title(f"gamma9=+1 graded sub-curvature Omega^+\nmax|Omega^+|={max_Omega_plus:.2e}")
    axes[0].legend(loc="upper right", fontsize=8)
    fig.colorbar(im0, ax=axes[0], label="Omega^+")

    capM = max(max_Omega_minus, 1e-300)                # (local)
    im1 = axes[1].imshow(Omega_minus, origin="lower", aspect="auto", extent=ext,
                         cmap="RdBu_r", vmin=-capM, vmax=capM)
    axes[1].axhline(tau_fold, color="k", ls="--", lw=1.2)
    axes[1].axvline(0.0, color="green", ls=":", lw=1.4)
    axes[1].set_xlabel("mu")
    axes[1].set_ylabel("tau")
    axes[1].set_title(f"gamma9=-1 graded sub-curvature Omega^-\nmax|Omega^-|={max_Omega_minus:.2e}; "
                      f"VERDICT={verdict} [{branch}]")
    fig.colorbar(im1, ax=axes[1], label="Omega^-")

    fig.suptitle(f"{GATE_ID}: gamma9-graded (Cl(8) chirality) Berry sub-curvature of the lowest "
                 f"J/PH doublet\n(does the BDI Omega=0 null strengthen spin-resolved, or crack? "
                 f"median|A^WZ|={median_AWZ:.2e})", fontsize=11)
    fig.tight_layout(rect=[0, 0, 1, 0.93])
    fig.savefig(PNG_OUT, dpi=150)
    print(f"  Saved plot: {PNG_OUT}")

    # --- emit verdict payload ---
    pauli_companion = (
        f"# {GATE_ID} dual-SHA companion row; [VERIFY] gamma9-graded (Cl(8) chirality +/-1) "
        f"spin-resolved Berry sub-curvature Omega^+-=dA^+- of the lowest J/PH doublet on the "
        f"2-param U(2)-inv TT surface; projector-identity evaluator (basis/phase-free, NOT the "
        f"largest-component phase pin); BP-4-gamma9-graded; PRIMARY observable max|Omega^+|={max_Omega_plus:.2e}, "
        f"max|Omega^-|={max_Omega_minus:.2e} BOTH < 1e-12 STRENGTHEN floor (graded curvature vanishes); "
        f"chirality-lock |<u_+|G9|u_->|={chir_lock:.4f} (S100b=1, J/PH=chirality-flip pair); secondary "
        f"cross-WZ median|A^WZ|={median_AWZ:.2e} is FD-ROUND-OFF-FLOORED (1/h-confirmed: A^WZ ~ eps/h; "
        f"true A^WZ=0 per S100b 1.3e-17 + J-reality double-protection), exceeds the 1e-12 conjunct -> "
        f"literal PASS-STRENGTHEN not met -> INFO-INTERMEDIATE branch (b); FD-robust band-projector "
        f"curvature={band_proj_curv_fold:.2e} confirms ungraded Omega=0 (S25/W5); CLASS=FULL (exact "
        f"eigendecomposition + exact Cl(8) gamma9); no regulator_pin (graded Berry sub-curvature is a "
        f"property of the gamma9-graded D_K eigenbundle, not a Seeley-DeWitt a_n)"
    )
    print_verdict_payload(verdict, value_str, audit_sha, content_sha, extra_rows=[pauli_companion])
    print(f"\n  4-tuple: (value={value_str[:60]}..., scheme={SCHEME}, "
          f"convention={CONVENTION}, L_max={L_MAX})")
    return 0


if __name__ == "__main__":
    sys.exit(main())
